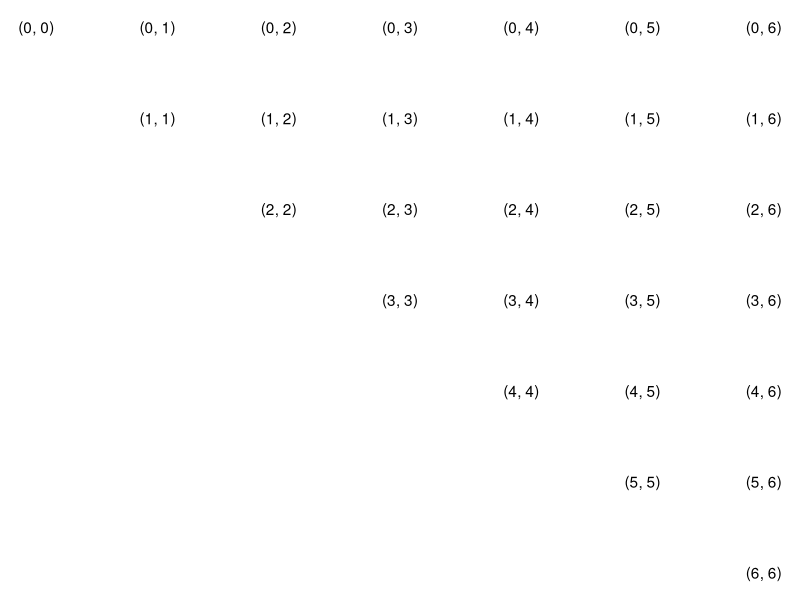
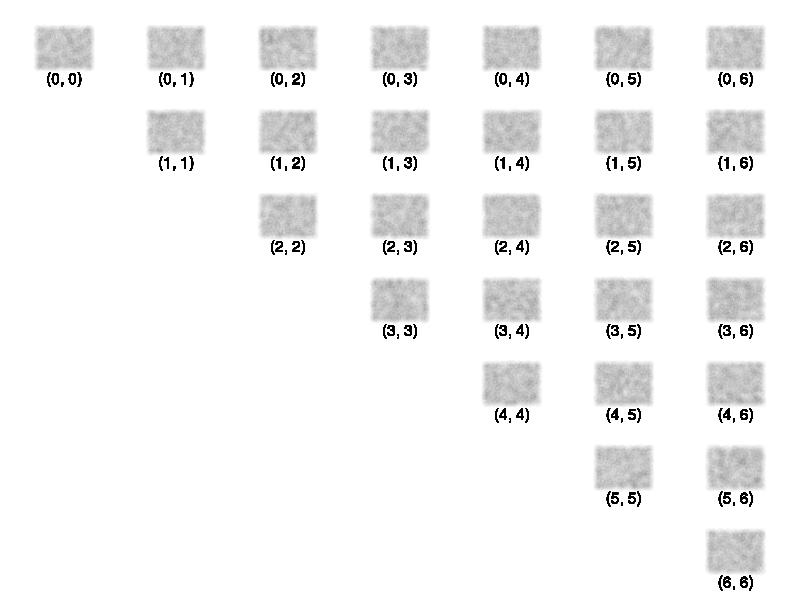
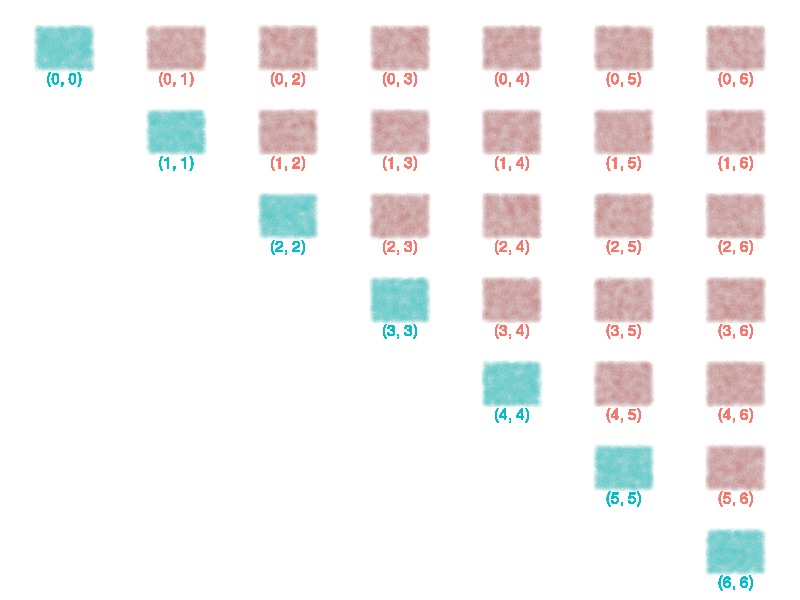
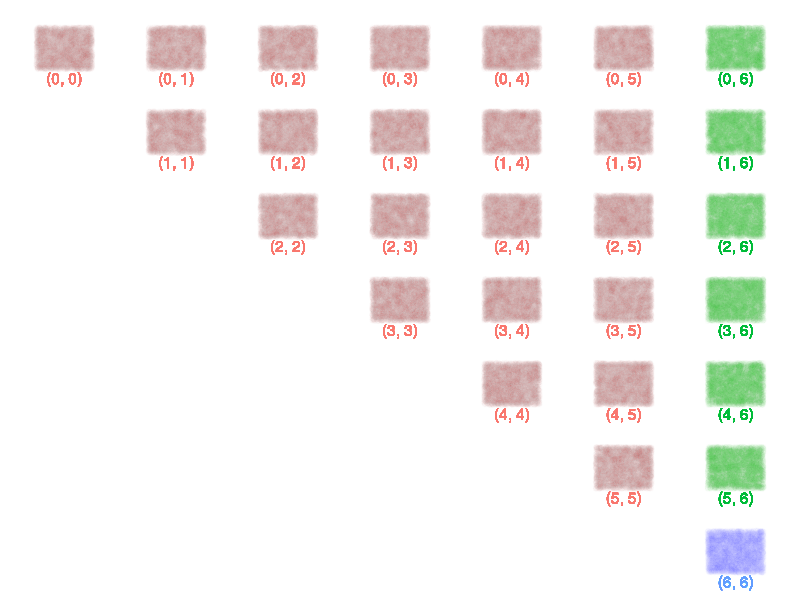

Recreate these plots in R, in order.
## ---- chunk 1
x1 <- c(0, 0:1, 0:2, 0:3, 0:4, 0:5, 0:6)
## ---- chunk 2
r <-function(n, expr) { replicate(n, expr)}
x2 <- c(r(1, 0), r(2, 1), r(3, 2), r(4, 3), r(5, 4), r(6, 5), r(7, 6))
## ---- chunk 3
dominoes <- data.frame(x1=x1, x2=x2)
## ---- chunk 4
nrow(dominoes)
## ---- chunk 5
summary(dominoes$x1)
## ---- chunk 6
sum(r(7, 0), r(6, 1), r(5, 2), r(4,3), r(3,4), r(2,5), r(1,6)) / 28
## ---- chunk 7
summary(dominoes$x2)
## ---- chunk 8
sum(0:6, 1:6, 2:6, 3:6, 4:6, 5:6, 6) / 28
## ---- chunk 9
dominoes[dominoes$x2 < dominoes$x1,]
## ---- chunk 10
library(ggplot2)
ggplot(dominoes, aes(x=x2, y=x1, label=sprintf("(%d, %d)", x1, x2))) + scale_y_reverse() + geom_text() + theme_void()
## ---- chunk 11
nrow(dominoes[dominoes$x1 == dominoes$x2,]) / nrow(dominoes)
## ---- chunk 12
nrow(dominoes[dominoes$x1 == 6 & dominoes$x2 == 6,]) / nrow(dominoes[dominoes$x1 == 6 | dominoes$x2 == 6,])
## ---- chunk 13
draws <- dominoes[sample(nrow(dominoes), 100000, replace=T),]
## ---- chunk 14
ggplot(draws, aes(x=x2, y=x1, label=sprintf("(%d, %d)", x1, x2))) + geom_jitter(width=0.25, height=0.25, alpha=0.002)  + scale_y_reverse() + geom_text(vjust=3) + theme_void()
## ---- chunk 15
draws$double <- draws$x1 == draws$x2
ggplot(draws, aes(x=x2, y=x1, color=x1==x2, label=sprintf("(%d, %d)", x1, x2))) + geom_jitter(width=0.25, height=0.25, alpha=0.01)  + scale_y_reverse() + geom_text(vjust=3) + theme_void() + theme(legend.position="none")
## ---- chunk 16
nrow(draws[draws$x1 == draws$x2,]) / nrow(draws)
## ---- chunk 17
ggplot(draws, aes(x=x2, y=x1, color=as.factor((x1==6) + (x2==6)), label=sprintf("(%d, %d)", x1, x2))) + geom_jitter(width=0.25, height=0.25, alpha=0.01) + scale_y_reverse() + geom_text(vjust=3) + theme_void() + theme(legend.position="none")
## ---- chunk 18
nrow(draws[draws$x1 == 6 & draws$x2 == 6,]) / nrow(draws[draws$x1 == 6 | draws$x2 == 6,])
